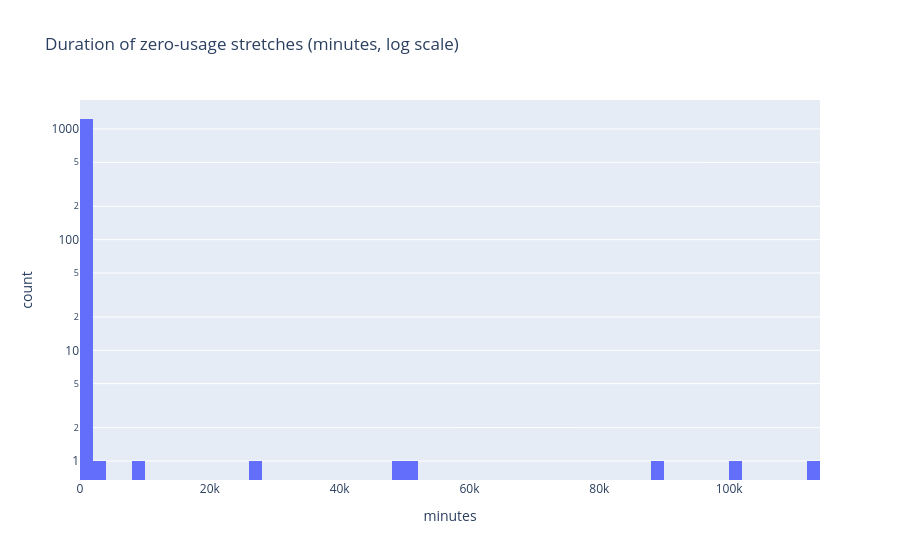

Write notebook code for a chart like this one.
### Code cell
z = events[events.kind == "zero"]
px.histogram(z, x="minutes", nbins=60, log_y=True,
             title="Duration of zero-usage stretches (minutes, log scale)")

### Figure 1 — Plotly figure (JSON) as saved in the notebook; plotly's stock layout.template omitted (floating-point values rounded to 4 significant figures; data arrays with more than 128 entries replaced by an {"elided": "..."} marker saying what was removed)
{"data": [{"bingroup": "x", "hovertemplate": "minutes=%{x}<br>count=%{y}<extra></extra>", "legendgroup": "", "marker": {"color": "#636efa", "pattern": {"shape": ""}}, "name": "", "nbinsx": 60, "orientation": "v", "showlegend": false, "type": "histogram", "x": {"elided": "1239 int values"}, "xaxis": "x", "yaxis": "y"}], "layout": {"barmode": "relative", "legend": {"tracegroupgap": 0}, "title": {"text": "Duration of zero-usage stretches (minutes, log scale)"}, "xaxis": {"anchor": "y", "domain": [0, 1], "title": {"text": "minutes"}}, "yaxis": {"anchor": "x", "domain": [0, 1], "title": {"text": "count"}, "type": "log"}}}
